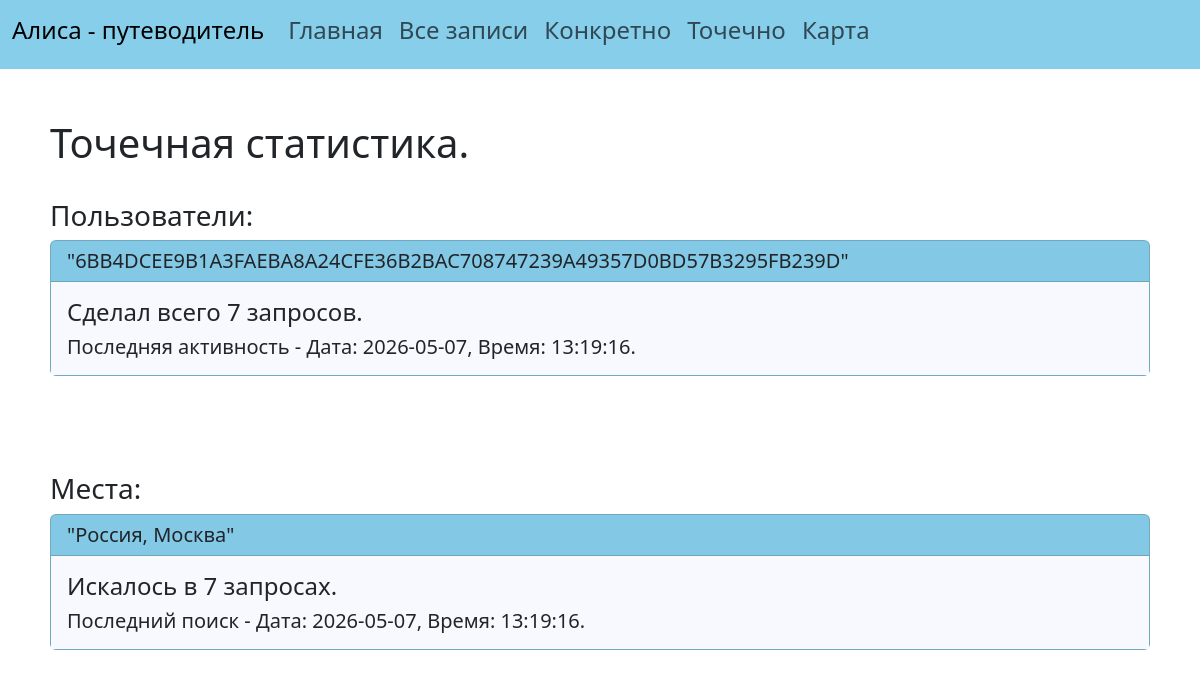
Page /statistics_of_users_and_places on the earlier database version.
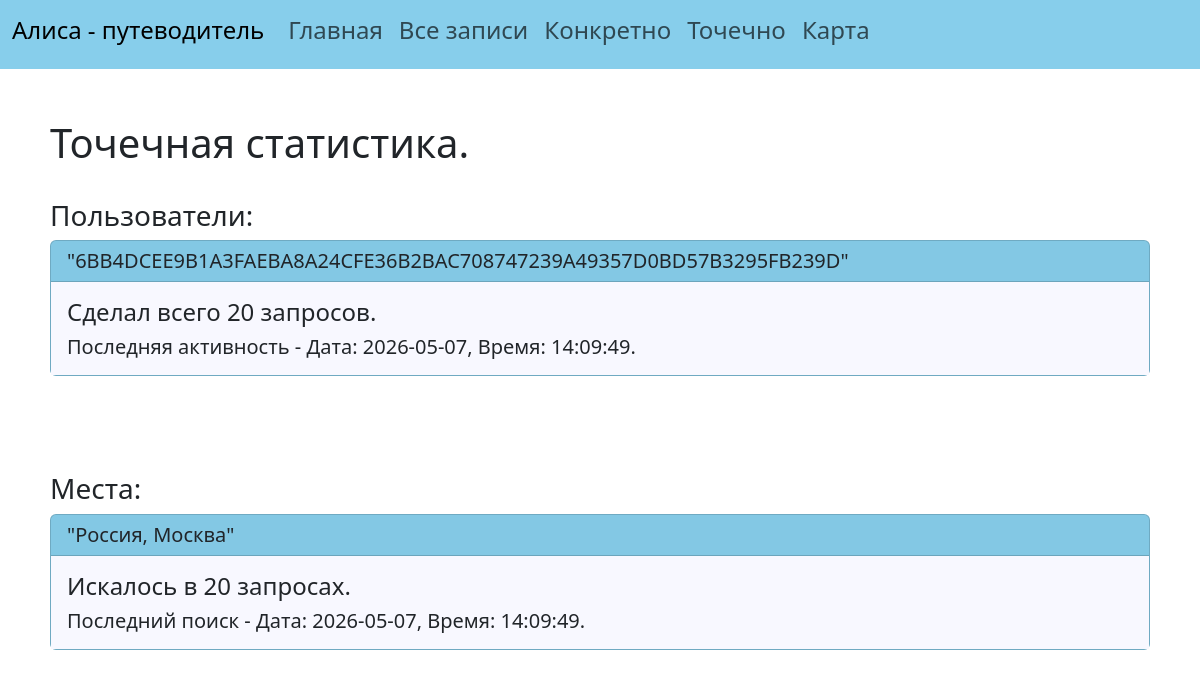
Same page on the later database version.
### data/statistics.py (models this page shows)
class Statistics(SqlAlchemyBase):
    __tablename__ = 'statistics'
    id = sqlalchemy.Column(sqlalchemy.Integer, primary_key=True, autoincrement=True)
    user_id = sqlalchemy.Column(sqlalchemy.String, nullable=True)
    url = sqlalchemy.Column(sqlalchemy.String, nullable=False)
    picture_id = sqlalchemy.Column(sqlalchemy.String, nullable=False)
    full_name_place = sqlalchemy.Column(sqlalchemy.String, nullable=False)
    created_date = sqlalchemy.Column(sqlalchemy.DateTime, default=datetime.datetime.now)

### main.py (the view)
@app.route('/statistics_of_users_and_places')
def statistics_of_users_and_places():
    db_sess = db_session.create_session()
    lines = db_sess.query(Statistics).all()
    list_of_users = sorted(list(set(list(map(lambda x: x.user_id, lines)))))
    transform_users = []
    for user in list_of_users:
        number_of_requests = len(list(filter(lambda x: x.user_id == user, lines)))
        last_time = max(list(map(lambda x: x.created_date, list(filter(lambda x: x.user_id == user,
                                                                       lines))))).strftime(
            "Дата: %Y-%m-%d, Время: %H:%M:%S")
        transform_users.append([user, number_of_requests, last_time])
    list_of_places = sorted(list(set(list(map(lambda x: x.full_name_place, lines)))))
    transform_places = []
    for place in list_of_places:
        number_of_requests = len(list(filter(lambda x: x.full_name_place == place, lines)))
        last_time = max(list(map(lambda x: x.created_date, list(filter(lambda x: x.full_name_place == place,
                                                                       lines))))).strftime(
            "Дата: %Y-%m-%d, Время: %H:%M:%S")
        transform_places.append([place, number_of_requests, last_time])
    return render_template('statistics_of_users_and_places.html',
                           list_of_users=transform_users, list_of_places=transform_places)

### data/db_session.py (called while the page is built)
def create_session() -> Session:
    global __factory
    return __factory()

### templates/statistics_of_users_and_places.html
{% extends "base.html"%}
{% set title = 'Точечная статистика' %}
{% block content %}
    <h1>Точечная статистика.</h1>
    <br>
    <h3>Пользователи:</h3>
    {% for user in list_of_users %}
        <div class="card" style="background-color: skyblue">
            <h5 class="card-header">"{{user[0]}}"</h5>
            <div class="card-body" style="background-color: ghostwhite">
                <h4 class="card-title">Сделал всего {{user[1]}} запросов.</h4>
                <h5 class="card-text">Последняя активность - {{user[2]}}.</h5>
            </div>
        </div>
        <br>
        <br>
    {% endfor %}
    <br>
    <br>
    <h3>Места:</h3>
    {% for place in list_of_places %}
        <div class="card" style="background-color: skyblue">
            <h5 class="card-header">"{{place[0]}}"</h5>
            <div class="card-body" style="background-color: ghostwhite">
                <h4 class="card-title">Искалось в {{place[1]}} запросах.</h4>
                <h5 class="card-text">Последний поиск - {{place[2]}}.</h5>
            </div>
        </div>
        <br>
        <br>
    {% endfor %}
{% endblock %}

### templates/base.html (shortened to what this page needs)
<!DOCTYPE html>
<html lang="rus">
    <head>
        <link href="https://cdn.jsdelivr.net/npm/bootstrap@5.3.3/dist/css/bootstrap.min.css" rel="stylesheet"
>
        <link rel="stylesheet" type="text/css" href="../static/css/style.css" />
        <nav class="navbar navbar-expand-lg">
            <div class="container-fluid">
                <div class="collapse navbar-collapse" id="navbarSupportedContent">
                    <a class="navbar-brand" href="/"><h4>Алиса - путеводитель</h4></a>
                    <ul class="navbar-nav me-auto mb-2 mb-lg-0">
                        <li class="nav-item">
                        <a class="nav-link" href="/"><h4>Главная</h4></a>
                        </li>
                        <li class="nav-item">
                        <a class="nav-link" href="/general_statistics"><h4>Все записи</h4></a>
                        </li>
                        <li class="nav-item">
                        <a class="nav-link" href="/user_statistics"><h4>Конкретно</h4></a>
                        </li>
                        <li class="nav-item">
                        <a class="nav-link" href="/statistics_of_users_and_places"><h4>Точечно</h4></a>
                        </li>
                        <li class="nav-item">
                        <a class="nav-link" href="/last_map"><h4>Карта</h4></a>
                        </li>
                    </ul>
                </div>
            </div>
        </nav>
    </head>
    <body>
        <div style="padding: 50px">
            {% block content %}{% endblock %}
        </div>
    </body>
</html>

### static/css/style.css (style rules this page uses)
nav { background-color: skyblue }
a { color: royalblue }

Differences in the rows shown:
changed Statistics "6BB4DCEE9B1A3FAEBA8A24CFE36B2BAC708747239A49357D0BD57B3295FB239D": user "7" → "20"; user "Дата: 2026-05-07, Время: 13:19:16" → "Дата: 2026-05-07, Время: 14:09:49"; place "7" → "20"; place "Дата: 2026-05-07, Время: 13:19:16" → "Дата: 2026-05-07, Время: 14:09:49"
